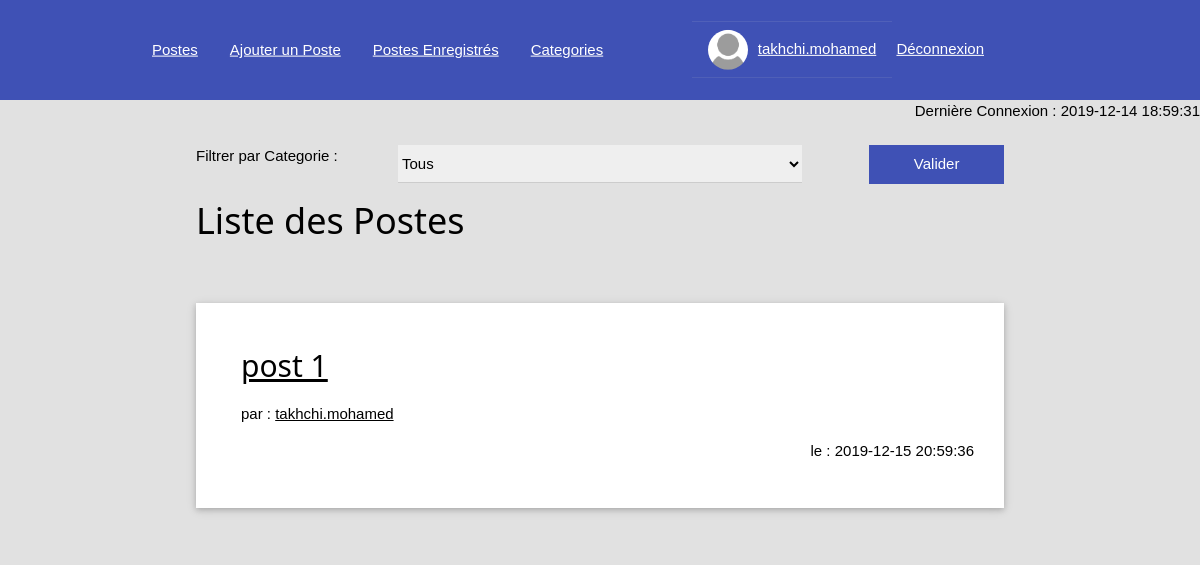
Screenshot of /Views/dashboard.php (signed in) with the database file from the repository.
### tables this page shows
CREATE TABLE IF NOT EXISTS `topic` (
  `id_topic` int(11) NOT NULL AUTO_INCREMENT,
  `title` varchar(200) NOT NULL,
  `body` text NOT NULL,
  `image` varchar(255) DEFAULT NULL,
  `created_at` timestamp NOT NULL DEFAULT CURRENT_TIMESTAMP,
  `id_user` int(11) NOT NULL,
  `id_category` int(11) NOT NULL,
  PRIMARY KEY (`id_topic`),
  KEY `fk_topic_user` (`id_user`),
  KEY `fk_topic_category` (`id_category`)
);

CREATE TABLE IF NOT EXISTS `user` (
  `id_user` int(11) NOT NULL AUTO_INCREMENT,
  `full_name` varchar(50) NOT NULL,
  `email` varchar(80) NOT NULL,
  `avatar` varchar(200) NOT NULL,
  `username` varchar(50) NOT NULL,
  `password` varchar(300) NOT NULL,
  `lastconnection` timestamp NOT NULL DEFAULT CURRENT_TIMESTAMP,
  PRIMARY KEY (`id_user`)
);

### Class/Post.class.php (called while the page is built, shortened)
<?php
	require_once('DataBase.class.php');
class Post
{
	public function getAll()
	{
		$DB = new DataBase();
		$request = "SELECT id_topic,title,created_at,username,topic.id_user FROM `topic`,`user` where topic.id_user=user.id_user ORDER BY created_at DESC";
		return $DB->LoadData($request);
	}
}
?>

### Class/DataBase.class.php (called while the page is built, shortened)
<?php
class DataBase
{
    private $Connection;
    private $DB_host = "localhost";
    private $DB_user_name = "root";
    private $DB_user_password = "";
    private $DB_driver = "mysql";
    private $DB_database = "forumdb";
    function __construct()
    {
        try {
            if (is_null($this->Connection) || empty($this->Connection)) {
                $this->Connection = new PDO($this->DB_driver.':host='.$this->DB_host.';dbname='.$this->DB_database, $this->DB_user_name, $this->DB_user_password, array(PDO::MYSQL_ATTR_INIT_COMMAND => 'SET NAMES UTF8'));
            }
        } catch (Exception $e) {
            $this->Error = 'ERREUR lors l\'ouverture du connexion => ' . $e->getFile() . ' L.' . $e->getLine() . ' : ' . $e->getMessage();
            die($this->Error);
        }
    }
    public function LoadData($request,$param=null)
    {
        $this->PreparedStatement=$this->Connection->prepare($request);
        $this->ResultSet=$this->PreparedStatement->execute($param);
        if ($this->PreparedStatement->rowCount()==0) {
            return null;
        }
        else {
            return $this->PreparedStatement->fetchAll();
        }
    }
}
?>

### Views/dashboard.php (the view, shortened to what this page needs)
<?php
	require_once('menu.php');
	require_once('../Class/Post.class.php');
  	$postList = new Post();
  	$postList = $postList->getAll();
?>
<!DOCTYPE html>
<html>
	<head>
  		<link rel="stylesheet" href="../Css/W3style.css">
	</head>
	<body>
		<div class="w3-display-topright" style="margin-top: 100px;">
			<?php echo "Dernière Connexion : ".$_SESSION['user'][0]['lastconnection']; ?>
		</div>
		<div class="w3-container" style="width: 70%;max-width: 70%;margin-right: auto;margin-left: auto;">
			<br>
			<br>
			<div class="w3-row" >
				<form action="" method="post">
					<div class="w3-col m3">
						<label for="category" class="w3-col">Filtrer par Categorie  :</label>
					</div>
					<div class="w3-col m6">
                   		<select class="w3-select" name="category">
                         	  <option value="0">Tous</option>
                    	</select>
                    </div>
                    <div class="w3-col m1"><p></p></div>
                    <div class="w3-col m2">
                    	<button type="submit" id="getpost" name="getpost"  class="w3-button w3-block w3-indigo " >Valider</button>
                    </div>
				</form>
			</div>
			<h1>Liste des Postes </h1>
			<br>
			<br>
			<?php
			   if($postList != null)
                for ($i = 0; $i < count($postList); ++$i) {
                  ?>
                  <div class="w3-card  w3-white" style="padding: 2rem;margin-bottom: 2rem;padding-left: 3rem; ">
                  	<h2><a href="post.php?idPost=<?php echo $postList[$i]['id_topic'] ?>"><?php echo $postList[$i]['title'] ?></a></h2>
                  	<p>par : <a href="user.php?idUser=<?php echo $postList[$i]['id_user'] ?>"><?php echo $postList[$i]['username'] ?></a></p>
                  	<p style="text-align: right;">le : <?php echo $postList[$i]['created_at'] ?></p>
                  </div>
                  <?php
                }
                ?>
		</div>
	</body>
</html>

### Css/W3style.css (style rules this page uses)
html { box-sizing:border-box }
*,*:before,*:after { box-sizing:inherit }
html { -ms-text-size-adjust:100%;-webkit-text-size-adjust:100% }
body { margin:0 }
a { background-color:transparent }
button,input,select,textarea,optgroup { font:inherit;margin:0 }
button,input { overflow:visible }
button,select { text-transform:none }
button,[type=button],[type=reset],[type=submit] { -webkit-appearance:button }
html,body { font-family:Verdana,sans-serif;font-size:15px;line-height:1.5 }
html { overflow-x:hidden }
h1 { font-size:36px }
h2 { font-size:30px }
h1,h2,h3,h4,h5,h6 { font-family:"Segoe UI",Arial,sans-serif;font-weight:400;margin:10px 0 }
a { color:inherit }
.w3-btn,.w3-button { border:none;display:inline-block;padding:8px 16px;vertical-align:middle;overflow:hidden;text-decoration:none;color:inherit;background-color:inherit;text-align:center;cursor:pointer;white-space:nowrap }
.w3-btn,.w3-button { -webkit-touch-callout:none;-webkit-user-select:none;-khtml-user-select:none;-moz-user-select:none;-ms-user-select:none;user-select:none }
.w3-select { padding:9px 0;width:100%;border:none;border-bottom:1px solid #ccc }
.w3-block { display:block;width:100% }
.w3-container:after,.w3-container:before,.w3-panel:after,.w3-panel:before,.w3-row:after,.w3-row:before,.w3-row-padding:after,.w3-row-padding:before, .w3-cell-row:before,.w3-cell-row:after,.w3-clear:after,.w3-clear:before,.w3-bar:before,.w3-bar:after { content:"";display:table;clear:both }
.w3-col,.w3-half,.w3-third,.w3-twothird,.w3-threequarter,.w3-quarter { float:left;width:100% }
@media (min-width:601px) { .w3-col.m1 { width:8.33333% } }
@media (min-width:601px) { .w3-col.m2 { width:16.66666% } }
@media (min-width:601px) { .w3-col.m3,.w3-quarter { width:24.99999% } }
@media (min-width:601px) { .w3-col.m6,.w3-half { width:49.99999% } }
.w3-display-topright { position:absolute;right:0;top:0 }
.w3-container,.w3-panel { padding:0.01em 16px }
.w3-card,.w3-card-2 { box-shadow:0 2px 5px 0 rgba(0,0,0,0.16),0 2px 10px 0 rgba(0,0,0,0.12) }
.w3-indigo,.w3-hover-indigo:hover { color:#fff!important;background-color:#3f51b5!important }
.w3-white,.w3-hover-white:hover { color:#000!important;background-color:#fff!important }

### rows the page displays
topic: title "post 1", id_user.username "takhchi.mohamed", created_at "2019-12-15 20:59:36"

### other values shown
$_SESSION['user'][0]['username'] "takhchi.mohamed"
$_SESSION['user'][0]['lastconnection'] "2019-12-14 18:59:31"
